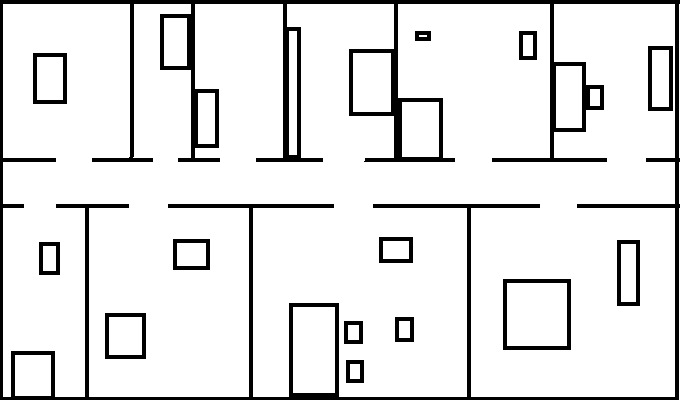
#> input picture First_Semester/Robotics/Assignments/delivery/Map.jpg, 680 x 400 px, found by its file name
$ jupyter execute req1.ipynb
#> lines starting #> are read from the running program, lines starting #| are printed output that depends on the picture
# Requirement 1
- NAME = 'Abdelaziz Salah'
- BN = '3'
- SEC = '2'
* In this requirement we are asked to apply laser-range mesaurments for an opening angle of 250, every 2 degrees, with maximum range of 12 meters.
* assuming that every pixel has a size of 4x4 cm2

[cell 1]
import cv2
from typing import Tuple,List
from math import sin,cos,pi
from skimage.draw import line as line_points
import numpy as np
from numpy.linalg import norm

[cell 2]
WHITE = (255,255,255)
BLUE = (255,0,0)
GREEN = (0,255,0)
BLACK = (0,0,0)
ROBOT_BORDER=(213,115,80)
FILL = -1
ROBOT_RADIUS = 10
ROBOT_BORDER_THICKNESS = 2
DIRECTION_LINE_LENGTH = 20
RADIAN = pi/180.0
SENSOR_ANGLE = 250
SENSOR_RESOLUTION = 2

[cell 3]
def farestPointFromCertainXYTheta(r:float,theta: float, x: int, y:int) -> Tuple[int,int]:
    '''
        INPUT:
            x,y -> starting point of a line
            r -> the length of the line
            theta -> the angle of the line
            RETURNS:
                 farest point from the starting point in the direction of the angle
    '''
    x2 = int(x + r * cos(theta *RADIAN))
    y2 = int(y + r * sin(theta *RADIAN))

    return x2,y2

def drawLine(
         startingPoint: Tuple[int,int],
         lineAngle : float,
         lineLength: float,
         thickness: int,
         color: Tuple[int,int,int],
         img: cv2.Mat,
         ) -> cv2.Mat:
    '''
        INPUT:
            startingPoint -> starting point of a line
            lineLength -> the length of the line
            color -> the color of the line
            thickness -> the thickness of the line
            lineAngle -> the angle of the line
            img -> the image to draw on
            RETURNS:
                 the image with the line drawn

    '''
    x,y = startingPoint
    x2,y2 = farestPointFromCertainXYTheta(lineLength,lineAngle,x,y)
    return cv2.line(img,startingPoint,(x2,y2),color,thickness)

def cast_ray(img: cv2.Mat,
             startingPoint: Tuple[int,int],
             maxLineLength: int,
             lineAngle: float,
             color: Tuple[int,int,int]) -> Tuple[int,int]:
    '''
        INPUT:
            startingPoint -> starting point of a line
            maxLineLength -> the max length of the line (12m)
            color -> the color of the line
            lineAngle -> the angle of the line
            img -> the image to draw on
            RETURNS:
                 the image with a line drawn on it
    '''
    x1,y1 = startingPoint

    x2,y2 = farestPointFromCertainXYTheta(maxLineLength,lineAngle,x1,y1)


    # get all the points on a certain line.
    pointsOnLine = list(zip(*line_points(x1,y1,x2,y2)))

    endpoint = None
    done = False
    for x,y in pointsOnLine:
        if norm(img[y,x] - np.array(BLACK)) == 0 :
            done = True
            endpoint = (x,y)
            break
        if not done: endpoint = (x,y)


    img = cv2.line(img,(x1,y1),endpoint,color,thickness=1)
    return endpoint

def draw_robot(map, x, y, t):
    '''
        INPUT:
            x,y -> starting point of a line
            t -> the angle of the line
            map -> the image to draw on
            RETURNS:
                 the image with the robot drawn
    '''
    img = cv2.circle(map,
                    center= (x,y),
                    radius= ROBOT_RADIUS,
                    color = BLUE,
                    thickness=FILL)
    img = cv2.circle(img,
                    center= (x,y),
                    radius= ROBOT_RADIUS,
                    color = ROBOT_BORDER,
                    thickness=ROBOT_BORDER_THICKNESS)
    img = drawLine(
        img=img,
            startingPoint= (x,y),
                lineLength= DIRECTION_LINE_LENGTH,
                lineAngle= t,
                color= ROBOT_BORDER,
                thickness= ROBOT_BORDER_THICKNESS)
    return img

def move_ray(distance: int, x: float, y: float, angle: int):
    '''
        INPUT:
            x,y -> starting point of a line
            distance -> the length of the line
            angle -> the angle of the line
            RETURNS:
                new line after moving distance in the angle direction
    '''
    return round(x + distance * np.cos(angle * np.pi / 180)), round(y + distance * np.sin(angle * np.pi / 180))

[cell 4]
def requirement1(image_path: str , x: int, y: int, t: int):
    '''
        This function is for requirement 1

        Parameters:
            image_path: str
                Path to the image
            x,y: int
                Location of Robot, (0,0) is the left-top corner of the 2D map, so x increases to the right and y increases to the down.
            t: int
                Angle of Robot's pose, 0 means robot is facing to the right, 90 means to the down, 180 to the left, 270 to the up.
    '''
#> called with image_path = 'map.jpg', x = 80, y = 100, t = 0
    # Reading an image in color mode
    image = cv2.imread(image_path, cv2.IMREAD_COLOR)
#> image is the input picture: shape (400, 680, 3); min 0, max 255, mean 227.9

    # write the position of the robot in txt file
    file = open("data.txt", "w")
    file.write("Robot location: " + "x: " + str(x) + " y: " + str(y) + " theta: " + str(t))

    # draw the robot
    image = draw_robot(image, x, y, t)
#> in draw_robot, `img = cv2.circle(img, center= (x,y), radius= ROBOT_RADIUS, color = ROB..`:
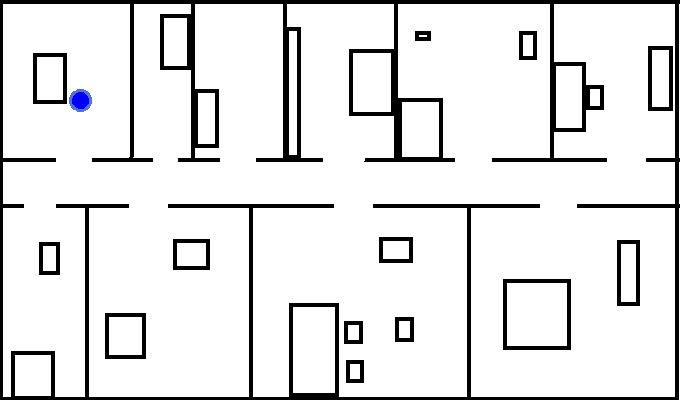
#> img: shape (400, 680, 3); mean B, G, R 227.8, 227.6, 227.5

    # create array to save the distance at each angle
    distances = np.zeros(int(SENSOR_ANGLE/SENSOR_RESOLUTION)+1)
    endpoints = []

    index = 0

    # write meaeurements in txt file
    file.write("\n\nMeasurements: ")
    file.write("\nAngle\t\tDistance\t\tEndpoint")


    for angle in range(t- int(SENSOR_ANGLE/ 2),t+ int(SENSOR_ANGLE/2) + 1,2):
        endpoint = cast_ray(img = image,
                            startingPoint= (x,y),
                            maxLineLength= int(12 *100 / 4), # 12 * 100 to convert it to cm, then divide by 4 as each pixel is 4x4 cm
                            lineAngle= angle,
                            color= GREEN)


        # calculate the distance between the robot and the endpoint
        distance = norm(np.array((x,y)) - np.array(endpoint))

        # save the distance in the array
        distances[index] = min(1200, distance * 4) #? 4 for each pixel
        endpoints.append(endpoint)

        # write meaeurements in txt file
        file.write("\n" + str(angle) + "\t\t\t" + str(round(distances[index],3)) + "\t\t\t" + str(endpoint))

        # increase the index
        index += 1
#> this loop made 126 passes
#> (endpoint, distance) on passes 1 to 12: ((65, 79), 25.81), ((65, 77), 27.46), ((65, 75), 29.15), ((65, 73), 30.89), ((65, 71), 32.65), ((65, 68), 35.34), ((65, 65), 38.08), ((65, 62), 40.85), ((65, 57), 45.54), ((66, 53), 49.04), ((54, 2), 101.4), ((57, 2), 100.7)
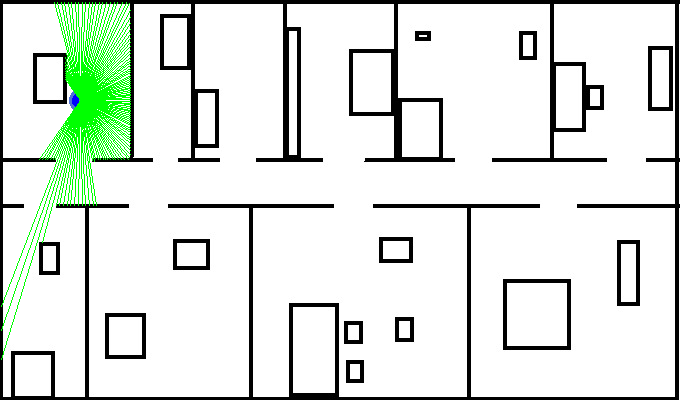
#> image: shape (400, 680, 3); mean B, G, R 221.2, 228, 221.1
#> after the loop, distances = 126 values, max 1083.1 at index 116, min 103.2 at index 0, mean 305.7; endpoints = 126 pairs, first value 1 to 130, second value 2 to 359; index = 126

    file.close()

    cv2.imwrite('laserRange.jpg', image)

    return distances , np.array(endpoints)


requirement1('map.jpg', 80, 100, 0)
